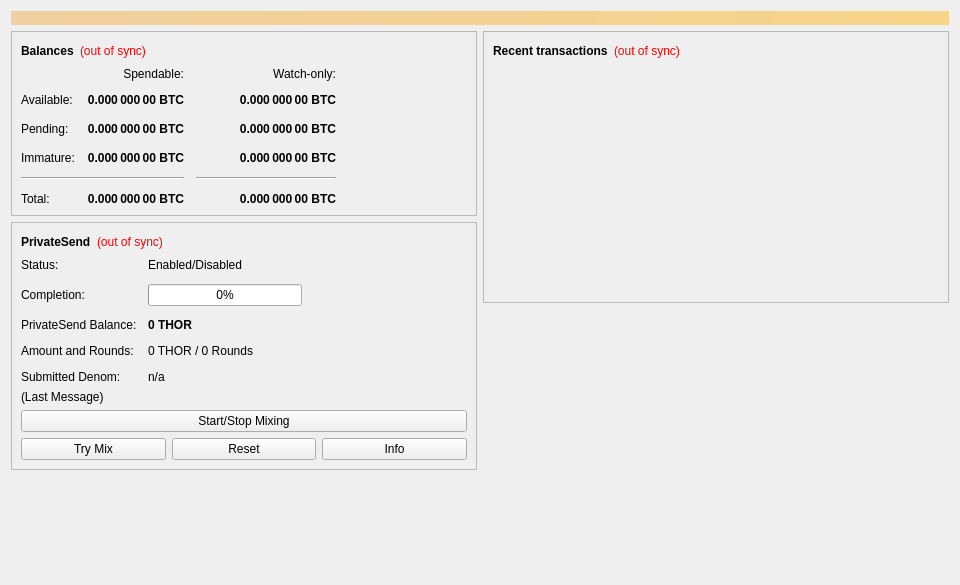
<?xml version="1.0" encoding="UTF-8"?>
<ui version="4.0">
 <class>OverviewPage</class>
 <widget class="QWidget" name="OverviewPage">
  <property name="geometry">
   <rect>
    <x>0</x>
    <y>0</y>
    <width>960</width>
    <height>585</height>
   </rect>
  </property>
  <property name="minimumSize">
   <size>
    <width>960</width>
    <height>0</height>
   </size>
  </property>
  <property name="windowTitle">
   <string>Form</string>
  </property>
  <layout class="QVBoxLayout" name="topLayout">
   <item>
    <widget class="QLabel" name="labelAlerts">
     <property name="visible">
      <bool>false</bool>
     </property>
     <property name="styleSheet">
      <string notr="true">background-color: qlineargradient(x1: 0, y1: 0, x2: 1, y2: 0, stop:0 #F0D0A0, stop:1 #F8D488); color:#000000;</string>
     </property>
     <property name="wordWrap">
      <bool>true</bool>
     </property>
     <property name="margin">
      <number>3</number>
     </property>
    </widget>
   </item>
   <item>
    <layout class="QHBoxLayout" name="horizontalLayout" stretch="1,1">
     <item>
      <layout class="QVBoxLayout" name="verticalLayout_2">
       <item>
        <widget class="QFrame" name="frame">
         <property name="frameShape">
          <enum>QFrame::StyledPanel</enum>
         </property>
         <property name="frameShadow">
          <enum>QFrame::Raised</enum>
         </property>
         <layout class="QVBoxLayout" name="verticalLayout_4">
          <item>
           <layout class="QHBoxLayout" name="horizontalLayout_4">
            <item>
             <widget class="QLabel" name="label_5">
              <property name="font">
               <font>
                <weight>75</weight>
                <bold>true</bold>
               </font>
              </property>
              <property name="text">
               <string>Balances</string>
              </property>
             </widget>
            </item>
            <item>
             <widget class="QLabel" name="labelWalletStatus">
              <property name="toolTip">
               <string>The displayed information may be out of date. Your wallet automatically synchronizes with the Thorus network after a connection is established, but this process has not completed yet.</string>
              </property>
              <property name="styleSheet">
               <string notr="true">QLabel { color: red; }</string>
              </property>
              <property name="text">
               <string notr="true">(out of sync)</string>
              </property>
              <property name="alignment">
               <set>Qt::AlignLeading|Qt::AlignLeft|Qt::AlignVCenter</set>
              </property>
             </widget>
            </item>
            <item>
             <spacer name="horizontalSpacer_3">
              <property name="orientation">
               <enum>Qt::Horizontal</enum>
              </property>
              <property name="sizeHint" stdset="0">
               <size>
                <width>40</width>
                <height>20</height>
               </size>
              </property>
             </spacer>
            </item>
           </layout>
          </item>
          <item>
           <layout class="QGridLayout" name="gridLayout">
            <property name="spacing">
             <number>12</number>
            </property>
            <item row="2" column="2">
             <widget class="QLabel" name="labelWatchPending">
              <property name="font">
               <font>
                <weight>75</weight>
                <bold>true</bold>
               </font>
              </property>
              <property name="cursor">
               <cursorShape>IBeamCursor</cursorShape>
              </property>
              <property name="toolTip">
               <string>Unconfirmed transactions to watch-only addresses</string>
              </property>
              <property name="text">
               <string notr="true">0.000 000 00 BTC</string>
              </property>
              <property name="alignment">
               <set>Qt::AlignRight|Qt::AlignTrailing|Qt::AlignVCenter</set>
              </property>
              <property name="textInteractionFlags">
               <set>Qt::LinksAccessibleByMouse|Qt::TextSelectableByKeyboard|Qt::TextSelectableByMouse</set>
              </property>
             </widget>
            </item>
            <item row="2" column="1">
             <widget class="QLabel" name="labelUnconfirmed">
              <property name="font">
               <font>
                <weight>75</weight>
                <bold>true</bold>
               </font>
              </property>
              <property name="cursor">
               <cursorShape>IBeamCursor</cursorShape>
              </property>
              <property name="toolTip">
               <string>Total of transactions that have yet to be confirmed, and do not yet count toward the spendable balance</string>
              </property>
              <property name="text">
               <string notr="true">0.000 000 00 BTC</string>
              </property>
              <property name="alignment">
               <set>Qt::AlignRight|Qt::AlignTrailing|Qt::AlignVCenter</set>
              </property>
              <property name="textInteractionFlags">
               <set>Qt::LinksAccessibleByMouse|Qt::TextSelectableByKeyboard|Qt::TextSelectableByMouse</set>
              </property>
             </widget>
            </item>
            <item row="3" column="2">
             <widget class="QLabel" name="labelWatchImmature">
              <property name="font">
               <font>
                <weight>75</weight>
                <bold>true</bold>
               </font>
              </property>
              <property name="cursor">
               <cursorShape>IBeamCursor</cursorShape>
              </property>
              <property name="toolTip">
               <string>Mined balance in watch-only addresses that has not yet matured</string>
              </property>
              <property name="text">
               <string notr="true">0.000 000 00 BTC</string>
              </property>
              <property name="alignment">
               <set>Qt::AlignRight|Qt::AlignTrailing|Qt::AlignVCenter</set>
              </property>
              <property name="textInteractionFlags">
               <set>Qt::LinksAccessibleByMouse|Qt::TextSelectableByKeyboard|Qt::TextSelectableByMouse</set>
              </property>
             </widget>
            </item>
            <item row="4" column="0" colspan="2">
             <widget class="Line" name="lineSpendableBalance">
              <property name="orientation">
               <enum>Qt::Horizontal</enum>
              </property>
             </widget>
            </item>
            <item row="4" column="2">
             <widget class="Line" name="lineWatchBalance">
              <property name="sizePolicy">
               <sizepolicy hsizetype="Preferred" vsizetype="Fixed">
                <horstretch>0</horstretch>
                <verstretch>0</verstretch>
               </sizepolicy>
              </property>
              <property name="minimumSize">
               <size>
                <width>140</width>
                <height>0</height>
               </size>
              </property>
              <property name="orientation">
               <enum>Qt::Horizontal</enum>
              </property>
             </widget>
            </item>
            <item row="5" column="0">
             <widget class="QLabel" name="labelTotalText">
              <property name="text">
               <string>Total:</string>
              </property>
             </widget>
            </item>
            <item row="3" column="1">
             <widget class="QLabel" name="labelImmature">
              <property name="font">
               <font>
                <weight>75</weight>
                <bold>true</bold>
               </font>
              </property>
              <property name="cursor">
               <cursorShape>IBeamCursor</cursorShape>
              </property>
              <property name="toolTip">
               <string>Mined balance that has not yet matured</string>
              </property>
              <property name="text">
               <string notr="true">0.000 000 00 BTC</string>
              </property>
              <property name="alignment">
               <set>Qt::AlignRight|Qt::AlignTrailing|Qt::AlignVCenter</set>
              </property>
              <property name="textInteractionFlags">
               <set>Qt::LinksAccessibleByMouse|Qt::TextSelectableByKeyboard|Qt::TextSelectableByMouse</set>
              </property>
             </widget>
            </item>
            <item row="2" column="3">
             <spacer name="horizontalSpacer_2">
              <property name="orientation">
               <enum>Qt::Horizontal</enum>
              </property>
              <property name="sizeHint" stdset="0">
               <size>
                <width>40</width>
                <height>20</height>
               </size>
              </property>
             </spacer>
            </item>
            <item row="3" column="0">
             <widget class="QLabel" name="labelImmatureText">
              <property name="text">
               <string>Immature:</string>
              </property>
             </widget>
            </item>
            <item row="5" column="1">
             <widget class="QLabel" name="labelTotal">
              <property name="font">
               <font>
                <weight>75</weight>
                <bold>true</bold>
               </font>
              </property>
              <property name="cursor">
               <cursorShape>IBeamCursor</cursorShape>
              </property>
              <property name="toolTip">
               <string>Your current total balance</string>
              </property>
              <property name="text">
               <string notr="true">0.000 000 00 BTC</string>
              </property>
              <property name="alignment">
               <set>Qt::AlignRight|Qt::AlignTrailing|Qt::AlignVCenter</set>
              </property>
              <property name="textInteractionFlags">
               <set>Qt::LinksAccessibleByMouse|Qt::TextSelectableByKeyboard|Qt::TextSelectableByMouse</set>
              </property>
             </widget>
            </item>
            <item row="5" column="2">
             <widget class="QLabel" name="labelWatchTotal">
              <property name="font">
               <font>
                <weight>75</weight>
                <bold>true</bold>
               </font>
              </property>
              <property name="cursor">
               <cursorShape>IBeamCursor</cursorShape>
              </property>
              <property name="toolTip">
               <string>Current total balance in watch-only addresses</string>
              </property>
              <property name="text">
               <string notr="true">0.000 000 00 BTC</string>
              </property>
              <property name="alignment">
               <set>Qt::AlignRight|Qt::AlignTrailing|Qt::AlignVCenter</set>
              </property>
              <property name="textInteractionFlags">
               <set>Qt::LinksAccessibleByMouse|Qt::TextSelectableByKeyboard|Qt::TextSelectableByMouse</set>
              </property>
             </widget>
            </item>
            <item row="0" column="2">
             <widget class="QLabel" name="labelWatchonly">
              <property name="text">
               <string>Watch-only:</string>
              </property>
              <property name="alignment">
               <set>Qt::AlignRight|Qt::AlignTrailing|Qt::AlignVCenter</set>
              </property>
             </widget>
            </item>
            <item row="1" column="0">
             <widget class="QLabel" name="labelBalanceText">
              <property name="text">
               <string>Available:</string>
              </property>
             </widget>
            </item>
            <item row="1" column="1">
             <widget class="QLabel" name="labelBalance">
              <property name="font">
               <font>
                <weight>75</weight>
                <bold>true</bold>
               </font>
              </property>
              <property name="cursor">
               <cursorShape>IBeamCursor</cursorShape>
              </property>
              <property name="toolTip">
               <string>Your current spendable balance</string>
              </property>
              <property name="text">
               <string notr="true">0.000 000 00 BTC</string>
              </property>
              <property name="alignment">
               <set>Qt::AlignRight|Qt::AlignTrailing|Qt::AlignVCenter</set>
              </property>
              <property name="textInteractionFlags">
               <set>Qt::LinksAccessibleByMouse|Qt::TextSelectableByKeyboard|Qt::TextSelectableByMouse</set>
              </property>
             </widget>
            </item>
            <item row="1" column="2">
             <widget class="QLabel" name="labelWatchAvailable">
              <property name="font">
               <font>
                <weight>75</weight>
                <bold>true</bold>
               </font>
              </property>
              <property name="cursor">
               <cursorShape>IBeamCursor</cursorShape>
              </property>
              <property name="toolTip">
               <string>Your current balance in watch-only addresses</string>
              </property>
              <property name="text">
               <string notr="true">0.000 000 00 BTC</string>
              </property>
              <property name="alignment">
               <set>Qt::AlignRight|Qt::AlignTrailing|Qt::AlignVCenter</set>
              </property>
              <property name="textInteractionFlags">
               <set>Qt::LinksAccessibleByMouse|Qt::TextSelectableByKeyboard|Qt::TextSelectableByMouse</set>
              </property>
             </widget>
            </item>
            <item row="2" column="0">
             <widget class="QLabel" name="labelPendingText">
              <property name="text">
               <string>Pending:</string>
              </property>
             </widget>
            </item>
            <item row="0" column="1">
             <widget class="QLabel" name="labelSpendable">
              <property name="text">
               <string>Spendable:</string>
              </property>
              <property name="alignment">
               <set>Qt::AlignRight|Qt::AlignTrailing|Qt::AlignVCenter</set>
              </property>
             </widget>
            </item>
           </layout>
          </item>
         </layout>
        </widget>
       </item>
       <item>
        <widget class="QFrame" name="framePrivateSend">
         <property name="layoutDirection">
          <enum>Qt::LeftToRight</enum>
         </property>
         <property name="frameShape">
          <enum>QFrame::StyledPanel</enum>
         </property>
         <property name="frameShadow">
          <enum>QFrame::Raised</enum>
         </property>
         <layout class="QVBoxLayout" name="VerticalLayout_PS1">
          <item>
           <layout class="QHBoxLayout" name="horizontalLayout_5">
            <item>
             <widget class="QLabel" name="labelPrivateSendHeader">
              <property name="font">
               <font>
                <weight>75</weight>
                <bold>true</bold>
               </font>
              </property>
              <property name="text">
               <string>PrivateSend</string>
              </property>
             </widget>
            </item>
            <item>
             <widget class="QLabel" name="labelPrivateSendSyncStatus">
              <property name="toolTip">
               <string>The displayed information may be out of date. Your wallet automatically synchronizes with the Thorus network after a connection is established, but this process has not completed yet.</string>
              </property>
              <property name="styleSheet">
               <string notr="true">QLabel { color: red; }</string>
              </property>
              <property name="text">
               <string notr="true">(out of sync)</string>
              </property>
              <property name="alignment">
               <set>Qt::AlignLeading|Qt::AlignLeft|Qt::AlignVCenter</set>
              </property>
             </widget>
            </item>
            <item>
             <spacer name="horizontalSpacer_4">
              <property name="orientation">
               <enum>Qt::Horizontal</enum>
              </property>
              <property name="sizeHint" stdset="0">
               <size>
                <width>40</width>
                <height>20</height>
               </size>
              </property>
             </spacer>
            </item>
           </layout>
          </item>
          <item>
           <layout class="QFormLayout" name="privateSendFormLayout">
            <property name="fieldGrowthPolicy">
             <enum>QFormLayout::AllNonFixedFieldsGrow</enum>
            </property>
            <property name="horizontalSpacing">
             <number>11</number>
            </property>
            <property name="verticalSpacing">
             <number>12</number>
            </property>
            <item row="0" column="0">
             <widget class="QLabel" name="labelPrivateSendEnabledText">
              <property name="text">
               <string>Status:</string>
              </property>
             </widget>
            </item>
            <item row="0" column="1">
             <widget class="QLabel" name="labelPrivateSendEnabled">
              <property name="text">
               <string>Enabled/Disabled</string>
              </property>
             </widget>
            </item>
            <item row="1" column="0">
             <widget class="QLabel" name="labelCompletitionText">
              <property name="text">
               <string>Completion:</string>
              </property>
             </widget>
            </item>
            <item row="1" column="1">
             <widget class="QProgressBar" name="privateSendProgress">
              <property name="maximumSize">
               <size>
                <width>154</width>
                <height>16777215</height>
               </size>
              </property>
              <property name="value">
               <number>0</number>
              </property>
             </widget>
            </item>
            <item row="2" column="0">
             <widget class="QLabel" name="labelAnonymizedText">
              <property name="text">
               <string>PrivateSend Balance:</string>
              </property>
             </widget>
            </item>
            <item row="2" column="1">
             <widget class="QLabel" name="labelAnonymized">
              <property name="font">
               <font>
                <weight>75</weight>
                <bold>true</bold>
               </font>
              </property>
              <property name="text">
               <string notr="true">0 THOR</string>
              </property>
             </widget>
            </item>
            <item row="3" column="0">
             <widget class="QLabel" name="labelAmountAndRoundsText">
              <property name="text">
               <string>Amount and Rounds:</string>
              </property>
             </widget>
            </item>
            <item row="3" column="1">
             <widget class="QLabel" name="labelAmountRounds">
              <property name="text">
               <string>0 THOR / 0 Rounds</string>
              </property>
             </widget>
            </item>
            <item row="4" column="0">
             <widget class="QLabel" name="labelSubmittedDenomText">
              <property name="text">
               <string>Submitted Denom:</string>
              </property>
             </widget>
            </item>
            <item row="4" column="1">
             <widget class="QLabel" name="labelSubmittedDenom">
              <property name="toolTip">
               <string>The denominations you submitted to the Masternode.&lt;br&gt;To mix, other users must submit the exact same denominations.</string>
              </property>
              <property name="text">
               <string>n/a</string>
              </property>
             </widget>
            </item>
           </layout>
          </item>
          <item>
           <layout class="QVBoxLayout" name="VerticalLayout_PS">
            <item>
             <widget class="QLabel" name="labelPrivateSendLastMessage">
              <property name="text">
               <string>(Last Message)</string>
              </property>
              <property name="alignment">
               <set>Qt::AlignLeading|Qt::AlignLeft|Qt::AlignTop</set>
              </property>
              <property name="wordWrap">
               <bool>true</bool>
              </property>
             </widget>
            </item>
            <item>
             <widget class="QPushButton" name="togglePrivateSend">
              <property name="sizePolicy">
               <sizepolicy hsizetype="MinimumExpanding" vsizetype="Fixed">
                <horstretch>0</horstretch>
                <verstretch>0</verstretch>
               </sizepolicy>
              </property>
              <property name="text">
               <string>Start/Stop Mixing</string>
              </property>
             </widget>
            </item>
            <item>
             <layout class="QHBoxLayout" name="horizontalLayout_debugbuttons">
              <item>
               <widget class="QPushButton" name="privateSendAuto">
                <property name="sizePolicy">
                 <sizepolicy hsizetype="MinimumExpanding" vsizetype="Fixed">
                  <horstretch>0</horstretch>
                  <verstretch>0</verstretch>
                 </sizepolicy>
                </property>
                <property name="toolTip">
                 <string>Try to manually submit a PrivateSend request.</string>
                </property>
                <property name="text">
                 <string>Try Mix</string>
                </property>
               </widget>
              </item>
              <item>
               <widget class="QPushButton" name="privateSendReset">
                <property name="sizePolicy">
                 <sizepolicy hsizetype="MinimumExpanding" vsizetype="Fixed">
                  <horstretch>0</horstretch>
                  <verstretch>0</verstretch>
                 </sizepolicy>
                </property>
                <property name="toolTip">
                 <string>Reset the current status of PrivateSend (can interrupt PrivateSend if it's in the process of Mixing, which can cost you money!)</string>
                </property>
                <property name="autoFillBackground">
                 <bool>false</bool>
                </property>
                <property name="text">
                 <string>Reset</string>
                </property>
               </widget>
              </item>
              <item>
               <widget class="QPushButton" name="privateSendInfo">
                <property name="sizePolicy">
                 <sizepolicy hsizetype="MinimumExpanding" vsizetype="Fixed">
                  <horstretch>0</horstretch>
                  <verstretch>0</verstretch>
                 </sizepolicy>
                </property>
                <property name="toolTip">
                 <string>Information about PrivateSend and Mixing</string>
                </property>
                <property name="text">
                 <string>Info</string>
                </property>
               </widget>
              </item>
             </layout>
            </item>
           </layout>
          </item>
         </layout>
        </widget>
       </item>
       <item>
        <spacer name="verticalSpacer">
         <property name="orientation">
          <enum>Qt::Vertical</enum>
         </property>
         <property name="sizeHint" stdset="0">
          <size>
           <width>20</width>
           <height>40</height>
          </size>
         </property>
        </spacer>
       </item>
      </layout>
     </item>
     <item>
      <layout class="QVBoxLayout" name="verticalLayout_3">
       <item>
        <widget class="QFrame" name="frame_2">
         <property name="frameShape">
          <enum>QFrame::StyledPanel</enum>
         </property>
         <property name="frameShadow">
          <enum>QFrame::Raised</enum>
         </property>
         <layout class="QVBoxLayout" name="verticalLayout">
          <item>
           <layout class="QHBoxLayout" name="horizontalLayout_2">
            <item>
             <widget class="QLabel" name="label_4">
              <property name="font">
               <font>
                <weight>75</weight>
                <bold>true</bold>
               </font>
              </property>
              <property name="text">
               <string>Recent transactions</string>
              </property>
             </widget>
            </item>
            <item>
             <widget class="QLabel" name="labelTransactionsStatus">
              <property name="toolTip">
               <string>The displayed information may be out of date. Your wallet automatically synchronizes with the Thorus network after a connection is established, but this process has not completed yet.</string>
              </property>
              <property name="styleSheet">
               <string notr="true">QLabel { color: red; }</string>
              </property>
              <property name="text">
               <string notr="true">(out of sync)</string>
              </property>
              <property name="alignment">
               <set>Qt::AlignLeading|Qt::AlignLeft|Qt::AlignVCenter</set>
              </property>
             </widget>
            </item>
            <item>
             <spacer name="horizontalSpacer">
              <property name="orientation">
               <enum>Qt::Horizontal</enum>
              </property>
              <property name="sizeHint" stdset="0">
               <size>
                <width>40</width>
                <height>20</height>
               </size>
              </property>
             </spacer>
            </item>
           </layout>
          </item>
          <item>
           <widget class="QListView" name="listTransactions">
            <property name="styleSheet">
             <string notr="true">QListView { background: transparent; }</string>
            </property>
            <property name="frameShape">
             <enum>QFrame::NoFrame</enum>
            </property>
            <property name="verticalScrollBarPolicy">
             <enum>Qt::ScrollBarAlwaysOff</enum>
            </property>
            <property name="horizontalScrollBarPolicy">
             <enum>Qt::ScrollBarAlwaysOff</enum>
            </property>
            <property name="selectionMode">
             <enum>QAbstractItemView::NoSelection</enum>
            </property>
           </widget>
          </item>
         </layout>
        </widget>
       </item>
       <item>
        <spacer name="verticalSpacer_2">
         <property name="orientation">
          <enum>Qt::Vertical</enum>
         </property>
         <property name="sizeHint" stdset="0">
          <size>
           <width>20</width>
           <height>40</height>
          </size>
         </property>
        </spacer>
       </item>
      </layout>
     </item>
    </layout>
   </item>
  </layout>
 </widget>
 <resources/>
 <connections/>
</ui>
